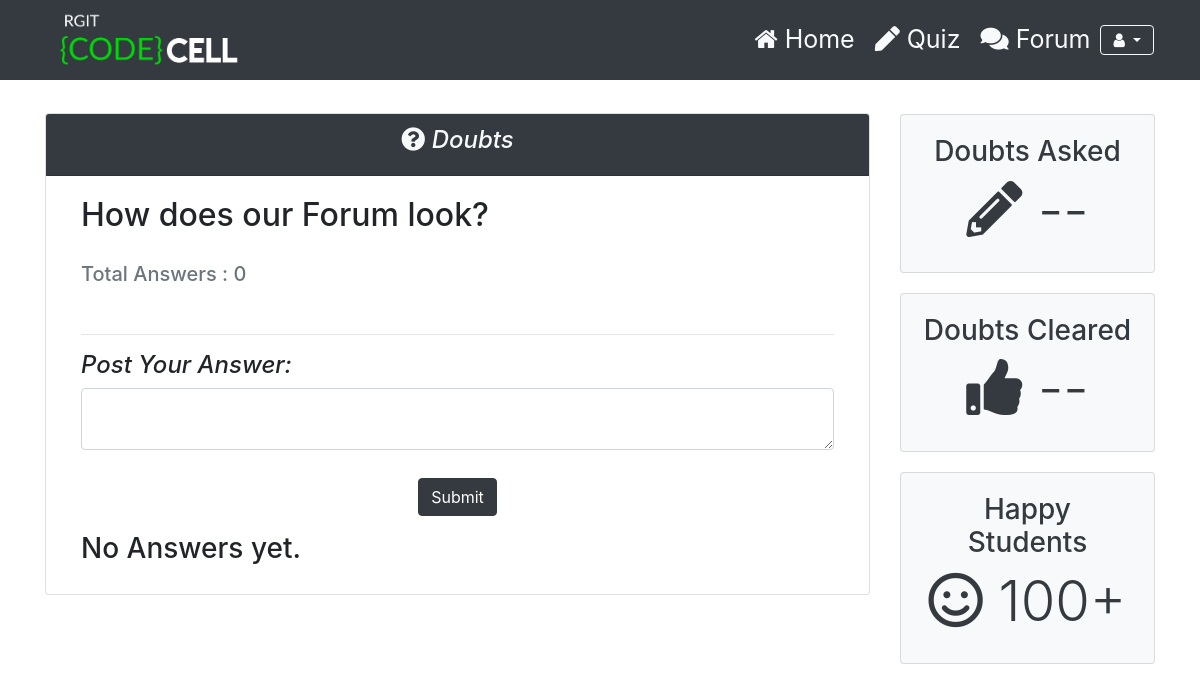
Before: /forum/1/ with the older database file.
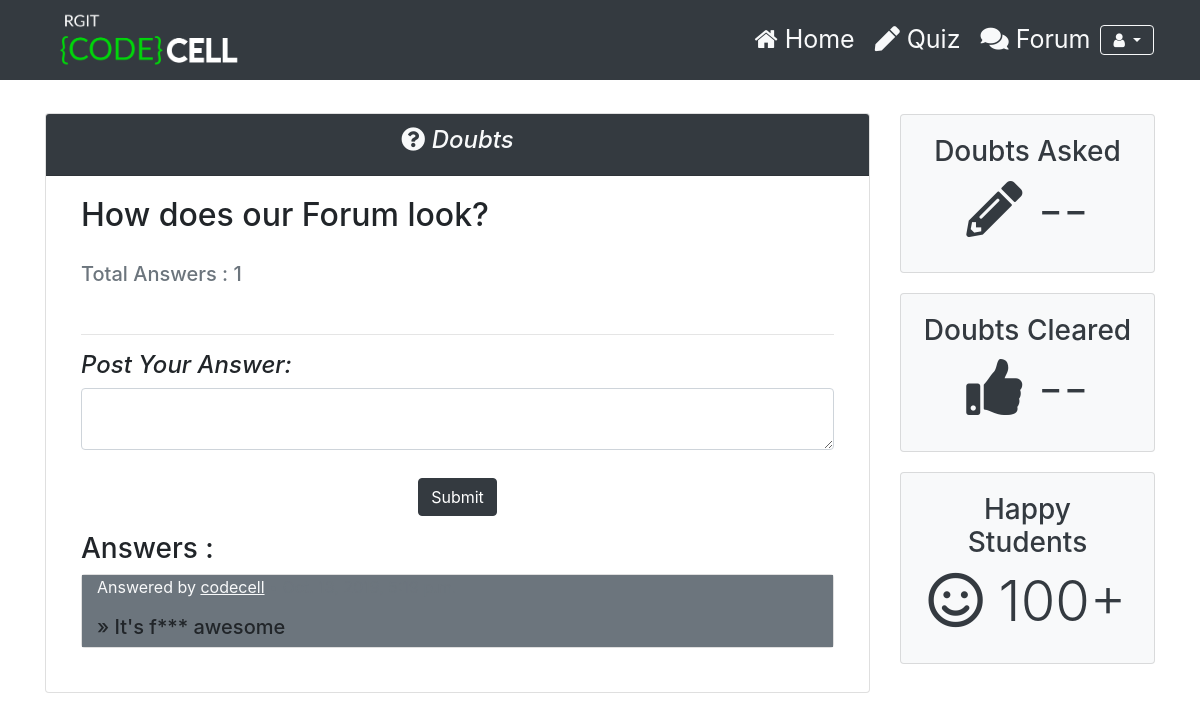
After: the same page with the newer database file.
### Forum/models.py (models this page shows)
class Forum_question(models.Model):
    question = models.CharField(max_length = 200, verbose_name = "Question Text", unique = True, blank = False, null = False)
    description = models.CharField(max_length = 500, verbose_name = "Question Description", unique = False, blank = True)
    topic = models.ManyToManyField(Topic, verbose_name = "Topic")
    user = models.ForeignKey(User, on_delete = models.CASCADE, verbose_name = "Question Author")
    asked_on = models.DateTimeField(auto_now_add = True, verbose_name = "Asked on ")
    views = models.IntegerField(verbose_name = "Views", default = 0, blank = False, null = False)
    upvotes = models.IntegerField(verbose_name = "Upvotes", default = 0, blank = False, null = False)
    class meta:
        verbose_name = "Question"
        verbose_name_plural = "Questions"
    def __str__(self):
        return self.question
    def count_answers(self):
        return Forum_answer.objects.all().filter(question = self).count()

class Forum_answer(models.Model):
    answer = models.CharField(max_length = 10000, verbose_name = "Answer", blank = False, null = False)
    question = models.ForeignKey(Forum_question, on_delete = models.CASCADE, verbose_name = "Question")
    user = models.ForeignKey(User, on_delete = models.CASCADE, verbose_name = "Author")
    answered_on = models.DateTimeField(auto_now_add = True, verbose_name = "Answered on ")
    views = models.IntegerField(verbose_name = "Views", default = 0, blank = False, null = False)
    upvotes = models.IntegerField(verbose_name = "Upvotes", default = 0, blank = False, null = False)
    def __str__(self):
        return self.answer

### Forum/views.py (the view, shortened to what this page needs)
# urls.py: path('<int:pk>/', views.Add_answer.as_view(), name="answer_list"),
class Add_answer(View):
    template_name = "Forum/answer_list.html"
    def get(self, request, *args, **kwargs):
        question = Forum_question.objects.all().filter(pk = kwargs['pk'])[0]
        answers = Forum_answer.objects.all().filter(question = question).order_by('-answered_on')
        return render(request, self.template_name, {'answer':answers, 'question':question})
    def dispatch(self, *args, **kwargs):
        return super().dispatch(*args, **kwargs)

### Forum/templates/Forum/answer_list.html (shortened to what the changed rows need)
{% extends 'Accounts/base.html' %}
{% load static %}
{% block content %}
<section id="profile" style="padding: 20px">
    <div class="container">
      <div class="row">
        <div class="col-md-9" style="margin-top:19px;">
          <div class="card">
            <div class="card-body">
              <div class="container">
                   <div class="row">
                       <div class="col-md-12">
                         <h2>{{ question }}</h2>
                       </div><br>
                    </div>
                    <div class="row">
                    <div class="col-md-6">
                        <h5 class="text-muted" style="margin-top:20px;">Total Answers : {{ question.count_answers}} </h5>
                    </div>
                    </div>
                    <br>
                     <hr>
                  <div class="well">
                    <h4><i>Post Your Answer:</i></h4>
                    <form role="form" method="post" >
                    </form>
                </div>
                {% if answer %}
                <h3>Answers :</h3>
                {% for i in answer %}
                <div class="card incard">
                  <div class="container bg-secondary">
                    <div class="row">
                      <div class="col-md-12">
                          <p class="text-comment text-light">Answered by <u><span class="user-comment text-light">{{ i.user }}</span></u><span class="text-muted date"> &#8226; {{ i.answered_on }}</span></p>
                         <h5> &#187; {{ i }}</h5>
                      </div>
                    </div>
                  </div>
                </div>
                <br>
                {% endfor %}
                {% else %}
                <h3>No Answers yet.</h3>
                {% endif %}
              </div>
            </div>
          </div>
        </div>
      </div>
    </div>
  </section>
{% endblock %}

Changed rows visible on the page:
computed for Forum_question "How does our Forum look?": count_answers "0" → "1"
added Forum_answer: user "codecell", answer "It's f*** awesome"
Other visible differences:
text no longer shown: "No Answers yet."
text now shown: "Answers :"
